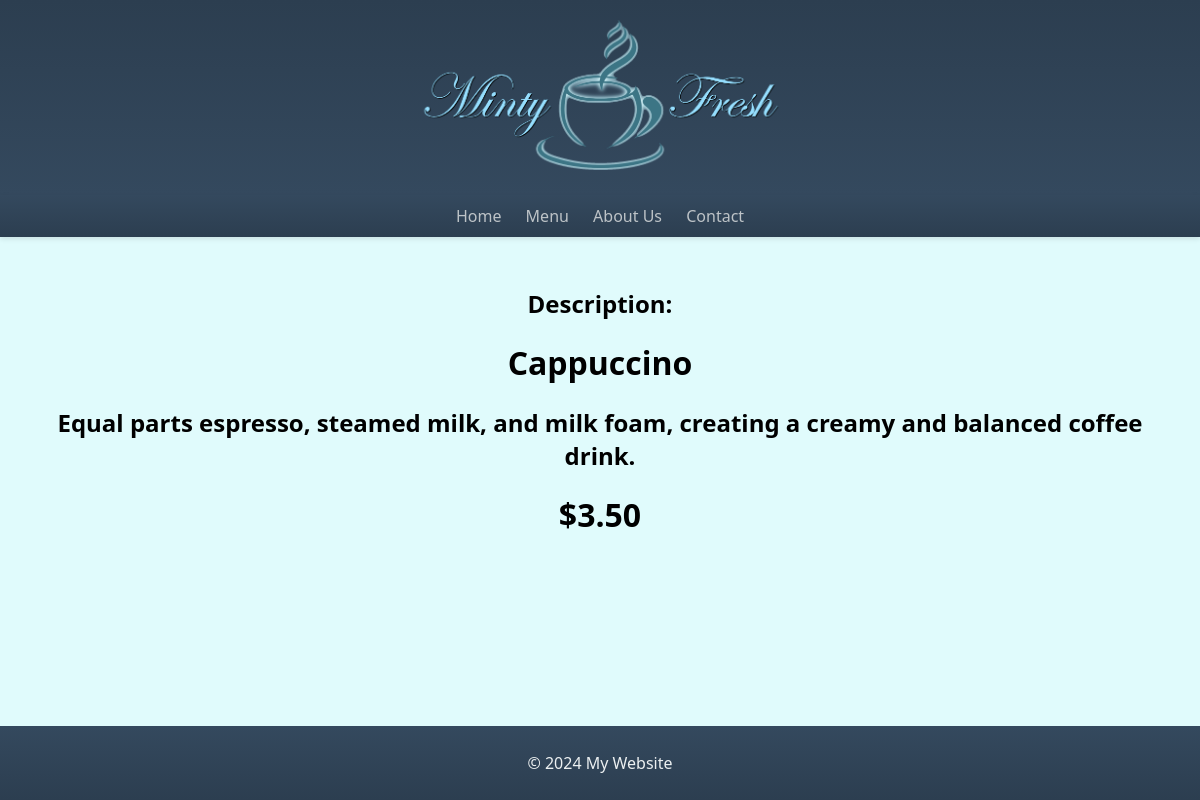
The page /menu/Cappuccino on the database its author committed.
### main/models.py (models this page shows, shortened)
class MenuItem(models.Model):
    menu = models.ForeignKey(Menu, related_name='items', on_delete=models.CASCADE)
    item = models.CharField(max_length=100)
    description = models.TextField(blank=True)
    price = models.DecimalField(max_digits=10, decimal_places=2)

### main/views.py (the view)
# urls.py: 2. Add a URL to urlpatterns:  path('', views.home, name='home')
def name(response, item):
    menu_item = MenuItem.objects.get(item=item)
    item_name = menu_item.item
    item_description=menu_item.description
    item_price=menu_item.price
    return render(response,"main/index.html",{"item_name":item_name,"item_description":item_description,"item_price":item_price})

### main/templates/main/index.html (shortened to what this page needs)
{% extends 'main/base.html' %}
{% block content %}
    <div class="container">
        <div class="banner">
            <h2>Description:</h2>
            <h1>{{ item_name }}</h1>
            <h2>{{ item_description }}</h2>
            <h1>${{ item_price }}</h1>
        </div>
    </div>
{% endblock %}

### static/css/main.css (style rules this page uses)
body { font-family: 'Segoe UI', Tahoma, Geneva, Verdana, sans-serif; margin: 0; padding: 0; background-color: #E0FBFC; }
.container { max-width: 1200px; margin: 20px auto; padding: 0 20px; }
.banner { text-align: center; margin-top: 50px; }

### rows shown on the page
MenuItem: item "Cappuccino", description "Equal parts espresso, steamed milk, and milk foam, creating a creamy and balanced coffee drink.", price "3.50"
